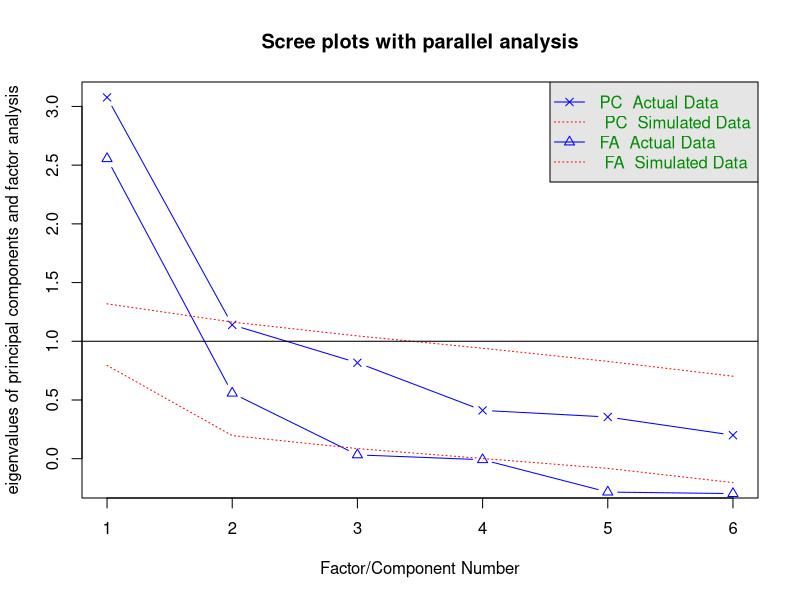
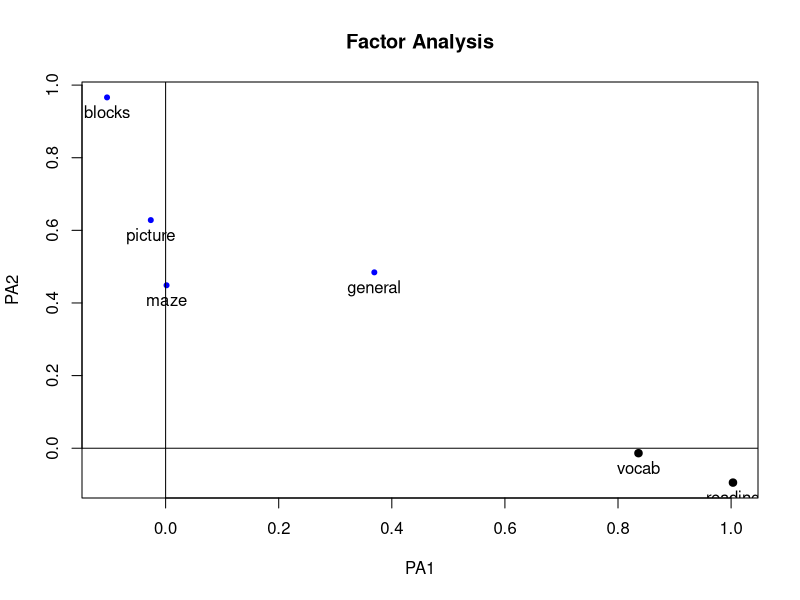
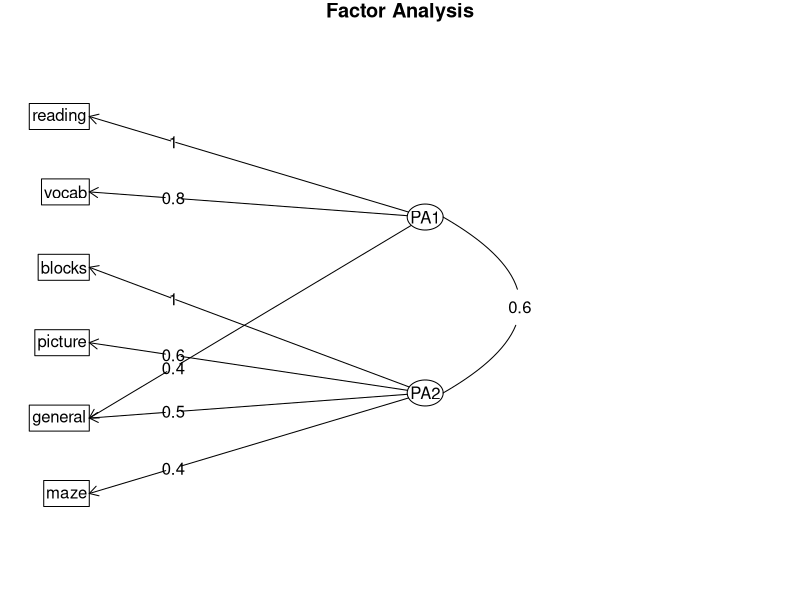

Reproduce these figures in R, in order.
#
# R in action (2 ed.)
#

#
# Exploratory factor analysis (EFA)
# ---------------------------------
# Collection of methods designed to uncover the latent structure in a given set 
# of variables. It looks for a smaller set of underlying or latent constructs 
# that can explain the relationships among the observed or  manifest  variables
#

options(digits=2)

covariances <- ability.cov$cov
correlations <- cov2cor(covariances)
correlations

# Deciding how many common factors to extract

library(psych)

covariances <- ability.cov$cov
correlations <- cov2cor(covariances)
fa.parallel(correlations, n.obs=112, fa="both", n.iter=100,
              main="Scree plots with parallel analysis")

# Extracting common factors
# Principal axis factoring without rotation

fa <- fa(correlations, nfactors=2, rotate="none", fm="pa")
fa

# Rotating factors
# Factor extraction with orthogonal rotation

fa.varimax <- fa(correlations, nfactors=2, rotate="varimax", fm="pa")
fa.varimax

# Factor extraction with oblique rotation
fa.promax <- fa(correlations, nfactors=2, rotate="promax", fm="pa")
fa.promax

#
fsm <- function(oblique) {
  if (class(oblique)[2]=="fa" & is.null(oblique$Phi)) {
    warning("Object doesn't look like oblique EFA")
  } else {    
    P <- unclass(oblique$loading)
    F <- P %*% oblique$Phi
    colnames(F) <- c("PA1", "PA2")
    return(F)    
  }
}
fsm(fa.promax)
factor.plot(fa.promax, labels=rownames(fa.promax$loadings))
fa.diagram(fa.promax, simple=FALSE)

# Factor scores
fa.promax$weights
